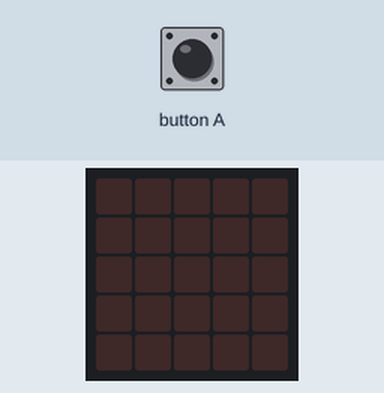
Recording of a program running on a simulated BBC micro:bit (MakeCode). Parts: the board's 5×5 LED display. The test bench sets the inputs (shaded band).

Above: at 1.2 s.
1.3 s: button A pressed for 0.15 s
At 2.6 s:
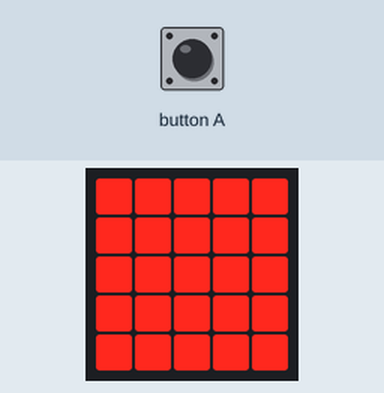
2.9 s: button A pressed for 0.15 s
At 3.9 s:
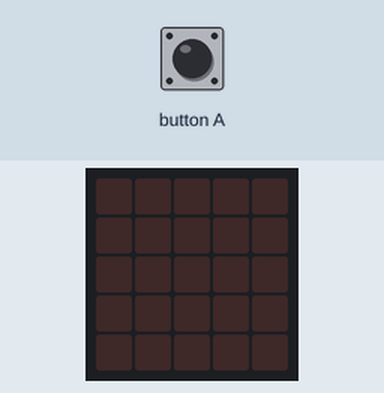
Timing chart, 0 to 5.9 s (numbered marks = the images above; inputs shaded):
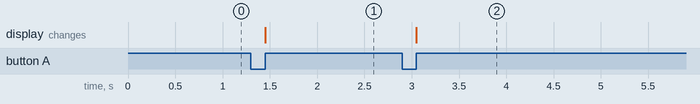

Measured:
- after the input at 1.3 s, the display: changes after 0.15 s (image 1)
- after the input at 2.9 s, the display: changes after 0.15 s (image 2)

The program:

main.ts
```typescript
let lumiere = false
input.onButtonPressed(Button.A, function () {
    lumiere = !(lumiere)
    if (lumiere) {
        basic.showLeds(`
            # # # # #
            # # # # #
            # # # # #
            # # # # #
            # # # # #
            `)
    } else {
        basic.clearScreen()
    }
})
```

test.ts
```typescript
// les tests vont ici ; cela ne sera pas compilé si ce paquet est utilisé en tant qu'extension.
```
